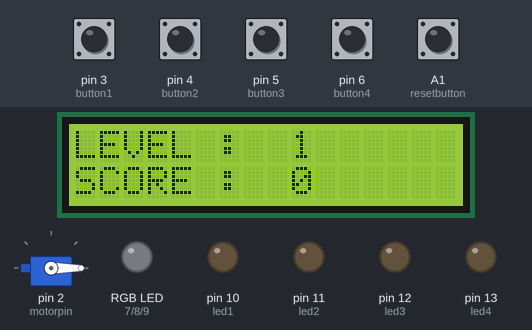
Recording of a sketch running on a simulated Arduino Uno, built with avr-gcc and run on an emulated ATmega328P. On the bench: 16×2 character LCD, servo, an RGB LED mixed from three pins (HIGH = lit), output pins drawn as LEDs (lit = HIGH). Inputs (shaded band) come from the test bench; at power-on: A1 (resetbutton) HIGH, pin 3 (button1), pin 4 (button2), pin 5 (button3), pin 6 (button4) LOW. Random numbers use the default seed unless the sketch sets one.

Above: at 1.2 s.
1.3 s: pin 3 (button1) pulled HIGH for 0.15 s
At 2.0 s:
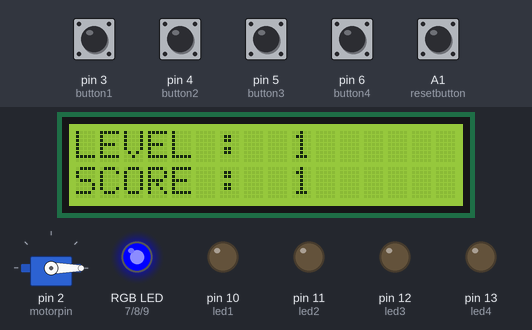
4.4 s: pin 4 (button2) pulled HIGH for 0.15 s
At 5.8 s:
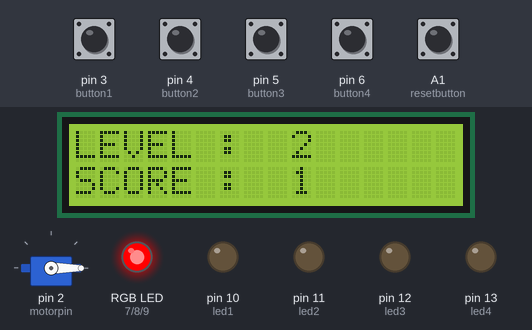
7.5 s: pin 5 (button3) pulled HIGH for 1 s
At 11.0 s:
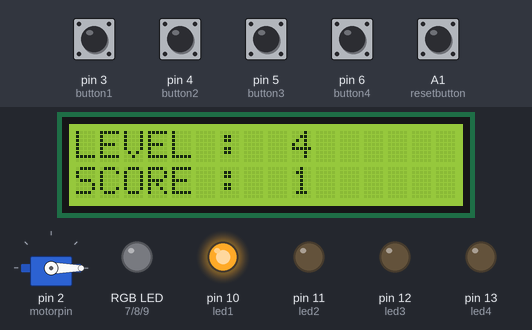
Timing chart, 0 to 14.3 s (numbered marks = the images above; inputs shaded):
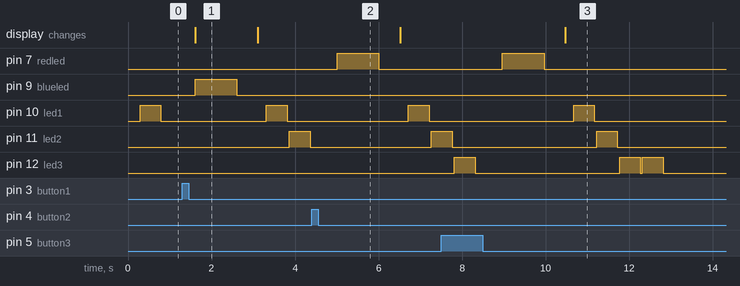

Measured:
- after the input at 1.3 s, pin 9 (blueled): LOW → HIGH after 0.30 s, → LOW 1.0 s later; pin 10 (led1): LOW → HIGH after 2.0 s, → LOW 0.50 s later; pin 11 (led2): LOW → HIGH after 2.6 s, → LOW 0.50 s later; the display: changes after 0.30 s (image 1)
- after the input at 4.4 s, pin 7 (redled): LOW → HIGH after 0.61 s, → LOW 1.0 s later; pin 10 (led1): LOW → HIGH after 2.3 s, → LOW 0.50 s later; pin 11 (led2): LOW → HIGH after 2.9 s
- after the input at 7.5 s, pin 7 (redled): LOW → HIGH after 1.5 s, → LOW 1.0 s later; pin 10 (led1): LOW → HIGH after 3.2 s, → LOW 0.50 s later; the display: changes after 3.0 s (image 3)
- what the display in image 1 shows lasts 1.5 s, from 1.6 s to 3.1 s

The sketch:

memory_game.ino
```cpp
#include <Adafruit_LiquidCrystal.h> //LCD i2c 라이브러리
#include <Servo.h> //서보모터 라이브러리
#include <Wire.h> //

Adafruit_LiquidCrystal lcd(0);
Servo motor;
int motorpin = 2;
const int button1 = 3;
const int button2 = 4;
const int button3 = 5;
const int button4 = 6;
const int resetbutton = A1;
const int led1 = 10;
const int led2 = 11;
const int led3 = 12;
const int led4 = 13;
const int redled = 7;
const int greenled = 8;
const int blueled = 9;

int buttonState[]={0,0,0,0}; //버튼의 상태 저장할 배열

int game_on = 0;
int wait = 0;
int currentlevel = 1; //현재 진행 레벨
long rand_num = 0; //난수 담는 변수
int rando = 0; //배열에 넣을 난수의 변수
int n_levels = 10; //총 레벨
int right = 0; //정답인지 아닌지 판단
int pin = 0; //버튼 눌렀을 때 점등될 핀
int score = 0; //점수

void setup() {
  lcd.begin(16, 2);
  lcd.setCursor(0,0);
  lcd.print("LEVEL : ");
  lcd.setCursor(0,1);
  lcd.print("SCORE : ");
  lcd.setCursor(9,1);
  lcd.print("0");
  randomSeed(analogRead(0)); //난수 생성

  pinMode(button1,INPUT);
  pinMode(button2,INPUT);
  pinMode(button3,INPUT);
  pinMode(button4,INPUT);

  pinMode(led1,OUTPUT);
  pinMode(led2,OUTPUT);
  pinMode(led3,OUTPUT);
  pinMode(led4,OUTPUT);
  pinMode(redled,OUTPUT);
  pinMode(greenled,OUTPUT);
  pinMode(blueled,OUTPUT);

  motor.attach(motorpin);
}

void loop() {

  int n_array[n_levels]; //난수배열
  int u_array[n_levels]; //버튼배열
  int i;
  int reset = digitalRead(resetbutton); //게임이 끝나고 리셋버튼 누르기 전까지 정지하기 위한 변수
  motor.write(0);

  lcd.setCursor(9,0);
  lcd.print("  ");
  lcd.setCursor(9,0);
  lcd.print(currentlevel);

  if(game_on == 0){
    for(i=0;i<n_levels;i++){ //총 레벨까지 반복
      n_array[i]=0;
      u_array[i]=0;
      rand_num=random(1,200); //1~200 난수 생성해서 rand_num 변수에 저장
      if(rand_num<=50)
      rando = 0;
      else if(rand_num>50&&rand_num<=100)
      rando = 1;
      else if(rand_num>100&&rand_num<=150)
      rando = 2;
      else if(rand_num>150&&rand_num<=200)
      rando = 3;

      n_array[i]=rando; //켜질 LED 순서가 배열에 저장됨
    }

    game_on = 1; //난수생성 정지
  }

  if(wait == 0){
    delay(200);
    i=0;
    for(i=0;i<currentlevel;i++){ //현재레벨까지 반복
      pin = n_array[i];
      digitalWrite(pin + 10,HIGH); //순서에 맞는 LED 점등
      delay(500);
      digitalWrite(pin + 10,LOW);
      delay(50);
    }
    wait = 1;
  }

  i = 0;
  int buttonchange = 0;
  int j = 0;
  while(j<currentlevel){//j가 현재레벨보다 작을 때까지
    while(buttonchange == 0){
      for(i=0;i<4;i++){
        buttonState[i]=digitalRead(i+3); //현재 버튼 상태를 배열에 저장
        buttonchange=buttonchange+buttonState[i];
      }
    }
    for(i=0;i<4;i++){
      if(buttonState[i]==HIGH){ //버튼이 눌리면
        delay(300);
        digitalWrite(i+10,HIGH); //순서에 맞는 LED 점등
        digitalWrite(i+10,LOW);
        wait=0;
        u_array[j]=i; //LED와 비교할 버튼 배열에 저장
        buttonState[i]=LOW;
        buttonchange=0;
      }
    }

    if(u_array[j]==n_array[j]){ //LED와 버튼 순서 비교해서 같으면
      j++;
      right=1;
    }

    else{ //LED와 버튼 순서가 같지 않으면
      right=0;
      i=4; //더이상 반복 X
      j=currentlevel; //while문 정지
      wait=0;
    }
  }

  if(right==0){ //LED와 버튼 순서가 같지 않으면
    delay(300);
    i=0;

    digitalWrite(redled,HIGH); //RGB 빨간 LED 점등
    delay(1000);
    digitalWrite(redled,LOW);
    delay(500);

    currentlevel++; //레벨 상승

    wait=0; //게임 진행
  }

  if(right==1){ //LED 순서와 버튼 순서가 같으면

    score=score+currentlevel; //점수 증가
    currentlevel++; //현재 레벨 증가

    lcd.setCursor(9,1);
    lcd.print("  ");
    lcd.setCursor(9,1);
    lcd.print(score); //LCD에 점수 표시

    digitalWrite(blueled,HIGH); //파란 LED 점등
    delay(1000);
    digitalWrite(blueled,LOW);
    delay(500);

    wait=0; //게임진행
  }

    if(currentlevel == (n_levels + 1)){ //현재레벨이 최고단계를 넘으면

    //LED 4개 다 점등
    delay(500);
    for(i=0;i<4;i++){
      digitalWrite(i+10,HIGH);
    }
    delay(500);
    for(i=0;i<4;i++){
      digitalWrite(i+10,LOW);
    }
    delay(200);
    for(i=0;i<4;i++){
      digitalWrite(i+10,HIGH);
    }
    delay(500);
    for(i=0;i<4;i++){
      digitalWrite(i+10,LOW);
    }
    delay(500);

    if(score>=40){ //점수가 40점이 넘으면
      motor.write(90); //서보모터 작동
      delay(10000);
    }

    while(reset == LOW){} //리셋버튼 누르기 전까지 게임 정지
    }
}
```
